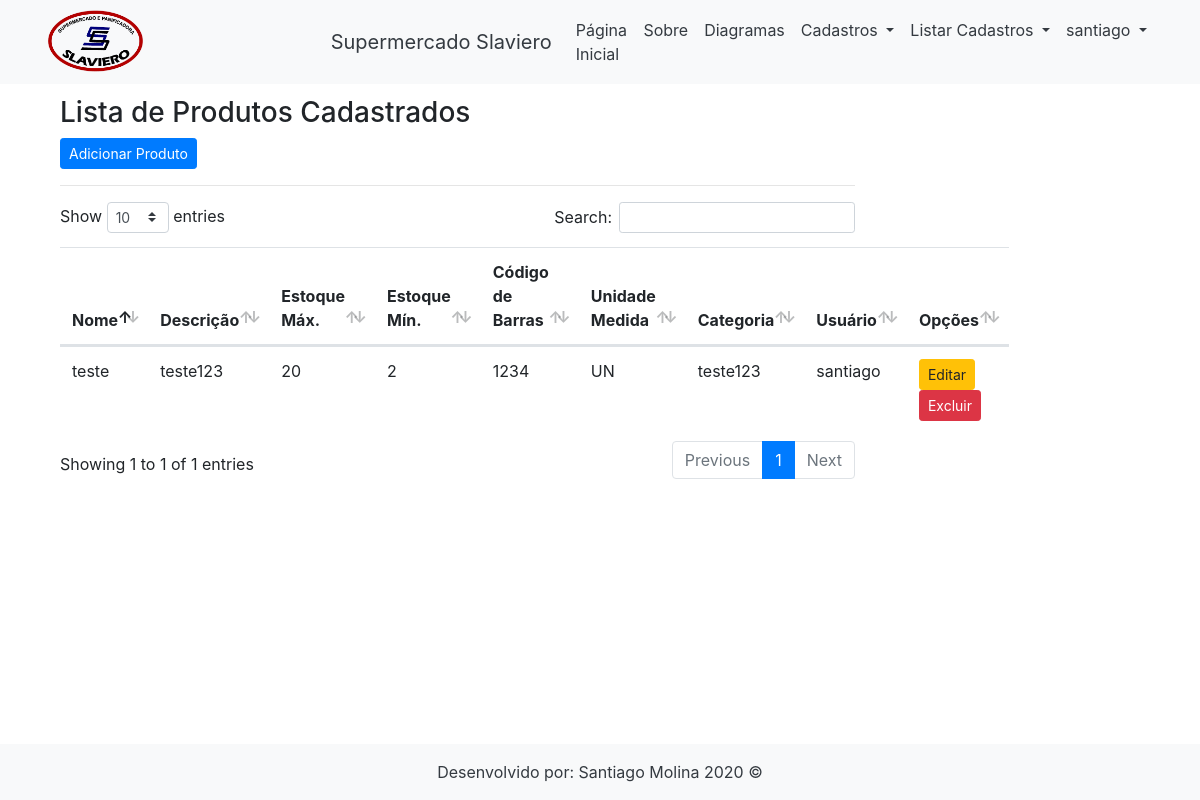
The app's page /listar/produto/ (signed in) with its own data.
### cadastros/models.py (models this page shows, shortened)
class Produto(models.Model):
    nome = models.CharField(max_length=100, verbose_name="Nome do Produto")
    descricao = models.CharField(max_length=120, verbose_name="Descrição")
    estoque_max = models.IntegerField(verbose_name="Estoque Máximo")
    estoque_min = models.IntegerField(verbose_name="Estoque Mínimo")
    codigo_barras = models.CharField(max_length=30, verbose_name="Código de Barras")
    unidademedida = models.ForeignKey(UnidadeMedida, on_delete=models.PROTECT)
    categoria = models.ForeignKey(Categoria, on_delete=models.PROTECT)
    usuario = models.ForeignKey(User, on_delete=models.PROTECT)

class UnidadeMedida(models.Model):
    nome = models.CharField(max_length=100)

class Categoria(models.Model):
    nome = models.CharField(max_length=80)
    descricao = models.CharField(max_length=100, verbose_name="Descrição")

### cadastros/views.py (the view)
# urls.py: path('listar/produto/', ProdutoList.as_view(), name='listar-produto'),
class ProdutoList(LoginRequiredMixin, ListView):
    login_url = reverse_lazy('login')
    model = Produto
    template_name = 'cadastros/listas/produto.html'
    def get_queryset(self):
        self.object_list = Produto.objects.filter(usuario=self.request.user)
        return self.object_list

### cadastros/templates/cadastros/listas/produto.html (shortened to what this page needs)
{% extends 'paginas/modelo.html' %}
{% load static %}
{% block slide %}
<div class="col-lg-12">
    <p></p><br>
    <h3>Lista de Produtos Cadastrados</h3>
    <a href="{% url 'cadastrar-produto' %}" class="btn btn-primary btn-sm">Adicionar Produto</a>
    <hr>
    <div class="table responsive">
        <table class="table table striped" id="tabela_produto">
            <thead>
                <tr>
                    <th>Nome</th>
                    <th>Descrição</th>
                    <th>Estoque Máx.</th>
                    <th>Estoque Mín.</th>
                    <th>Código de Barras</th>
                    <th>Unidade Medida</th>
                    <th>Categoria</th>
                    <th>Usuário</th>
                    <th>Opções</th>
                </tr>
            </thead>
            <tbody>
                {% for produto in object_list %}
                <tr>
                    <td>{{ produto.nome }}</td>
                    <td>{{ produto.descricao }}</td>
                    <td>{{ produto.estoque_max }}</td>
                    <td>{{ produto.estoque_min }}</td>
                    <td>{{ produto.codigo_barras }}</td>
                    <td>{{ produto.unidademedida.nome }}</td>
                    <td>{{ produto.categoria.nome }}</td>
                    <td>{{ produto.usuario }}</td>
                    <td>
                        <a href="{% url 'editar-produto' produto.pk %}" class="btn btn-warning btn-sm"
                            title="Excluir">Editar</a>
                        <a href="{% url 'excluir-produto' produto.pk%}" class="btn btn-danger btn-sm"
                            title="Editar">Excluir</a>
                    </td>
                </tr>
                {% empty %}
                <tr>
                    <td colspan="3">Nenhum campo registrado.</td>
                </tr>
                {% endfor %}
            </tbody>
        </table>
    </div>
</div>
{% endblock %}

### paginas/templates/paginas/modelo.html (shortened to what this page needs)
{% load static %}
<!DOCTYPE html>
<html lang="pt-br">
<head>
    <link rel="stylesheet" href="{% static 'css/bootstrap.min.css' %}">
    <link rel="stylesheet" href="{% static 'css/font-awesome.min.css' %}">
    <link rel="stylesheet" href="{% static 'css/shop-homepage.css' %}">
    <link rel="stylesheet" type="text/css" href="{% static 'css/datatables.min.css' %}">
</head>
<body>
    {% block cabecalho %}
    <nav class="navbar navbar-expand-lg navbar-dark bg-light fixed-top">
        <div class="container">
            <img src="{% static 'img/logo.png'%}" width="100">
            <a class="navbar-brand text-dark" href="{% url 'index' %}">
                &nbsp&nbsp&nbsp&nbsp&nbsp&nbsp&nbsp&nbsp&nbsp&nbsp&nbsp&nbsp&nbsp&nbsp&nbsp&nbsp&nbsp&nbsp&nbsp&nbsp&nbsp&nbsp&nbsp&nbsp&nbsp&nbsp&nbsp&nbsp&nbsp&nbsp&nbsp&nbsp
                Supermercado Slaviero</a>
            <div class="collapse navbar-collapse" id="navbarResponsive">
                <ul class="navbar-nav ml-auto">
                    <li class="nav-item active">
                        <a class="nav-link text-dark" href="{%url 'index'%}">Página Inicial
                        </a>
                    </li>
                    <li class="nav-item">
                        <a class="nav-link text-dark" href="{%url 'sobre'%}">Sobre</a>
                    </li>
                    <li class="nav-item">
                        <a class="nav-link text-dark" href="{%url 'diagramas'%}">Diagramas</a>
                    </li>
                    {% if request.user.is_authenticated %}
                    <li class="nav-item dropdown text-dark">
                        <a class="nav-link text-dark dropdown-toggle" href="#" id="navbarDropdownPortfolio"
                            data-toggle="dropdown" aria-haspopup="true" aria-expanded="false">
                            Cadastros
                        </a>
                    </li>
                    {% endif %}
                    {% if request.user.is_authenticated %}
                    <li class="nav-item dropdown text-dark">
                        <a class="nav-link dropdown-toggle text-dark" href="#" id="navbarDropdownBlog"
                            data-toggle="dropdown" aria-haspopup="true" aria-expanded="false">
                            Listar Cadastros
                        </a>
                    </li>
                    {% endif %}
                    {% if request.user.is_authenticated %}
                    <li class="nav-item dropdown text-dark">
                        <a class="nav-link dropdown-toggle text-dark" href="#" id="navbarDropdownBlog"
                            data-toggle="dropdown" aria-haspopup="true" aria-expanded="false">
                            {{ request.user }}
                        </a>
                    </li>
                    {% endif %}
                </ul>
            </div>
        </div>
    </nav>
    {% endblock %}
    <div class="container">
        <div class="row">
            <div class="col-lg-9">
                {% block slide %}{% endblock %}
                <div class="row">
                </div>
            </div>
        </div>
    </div>
    {% block rodape %}
    <footer class="py-3 bg-light fixed-bottom">
        <div class="container">
            <p class="m-0 text-center text-dark">Desenvolvido por: Santiago Molina 2020 &copy;</p>
        </div>
    </footer>
    {% endblock %}
</body>
</html>

### static/css/shop-homepage.css (style rules this page uses)
body { padding-top: 56px; }

### records on screen
Produto: nome "teste", descricao "teste123", estoque_max "20", estoque_min "2", codigo_barras "1234", unidademedida.nome "UN", categoria.nome "teste123", usuario "santiago"

### other values on screen
{{ request.user }} "santiago"
